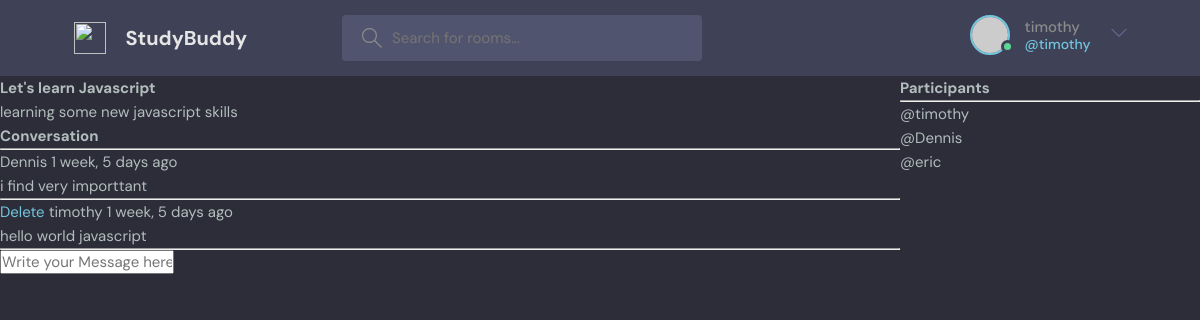
The app's page /room/3/ (signed in) with its own data.
### base/models.py (models this page shows, shortened)
class Room(models.Model):
    host=models.ForeignKey(User, on_delete=models.SET_NULL, null=True)
    topic=models.ForeignKey(Topic,on_delete=models.SET_NULL,null=True)
    name = models.CharField(max_length=200)
    description = models.TextField(null=True, blank=True)
    participants = models.ManyToManyField(User, related_name='participants', blank=True)
    updated = models.DateTimeField(auto_now=True)
    created = models.DateTimeField(auto_now_add=True)
    class Meta:
        ordering = ['-updated','-created']

class Message(models.Model):
    user=models.ForeignKey(User, on_delete=models.CASCADE)
    room = models.ForeignKey(Room, related_name='messages', on_delete=models.CASCADE)
    body = models.TextField()
    created = models.DateTimeField(auto_now_add=True)
    updated = models.DateTimeField(auto_now=True)
    class Meta:
        ordering = ['-updated','-created']

### base/views.py (the view, shortened to what this page needs)
# urls.py: path('room/<str:id>/', views.room, name='room'),
def room(request,id):
    room= Room.objects.get(id=id)
    room_messages=Message.objects.filter(room=room).order_by('-created')
    participant_s = room.participants.all()
    context = {'room': room,'comments':room_messages,'participants':participant_s}
    return render(request, 'base/room.html',context)

### base/templates/base/room.html (shortened to what this page needs)
{% extends 'main.html' %}
    {% block content %}
    <div class="room-container">
        <div>
            <h1>{{room.name}}</h1>
            <p>{{room.description}}</p>
            <div class="comment-wrapper">
                <h3>Conversation</h3>
                <hr>
                {% for comment in comments %}
                    <div class="comment">
                        {% if request.user == comment.user %}
                            <a href="{% url 'delete_message' comment.id %}">Delete</a>
                        {% endif %}
                        <small>{{comment.user}}   {{comment.created|timesince}} ago</small>
                        <p>{{comment.body}}</p>
                        <hr>
                    </div>
                {% endfor %}
            </div>
            {% if request.user.is_authenticated %}
            <div class="comment-form">
                <form method="POST">
                    <input type="text" name="body" placeholder="Write your Message here ...."/>
                </form>
            </div>
            {% endif %}
        </div>
        <div>
            <h3>Participants</h3>
            <hr>
            {% for user in participants %}
                <p>@{{user.username}}</p>
            {% endfor %}
        </div>
    </div>
    {% endblock %}

### templates/main.html (shortened to what this page needs)
<!DOCTYPE html>
{% load static %}
<html>
    <head>
        <link rel="stylesheet" href="{% static '/css/style.css' %}" />
      </head>
<body>
    {% include 'navbar.html'%}
    {% block content %}
    {% endblock %}
</body>
</html>

### templates/navbar.html (shortened to what this page needs)
<header class="header header--loggedIn">
  <div class="container">
    <a href="/" class="header__logo">
      <img src="assets/logo.svg" />
      <h1>StudyBuddy</h1>
    </a>
    <form class="header__search" method="GET" action="{% url 'home' %}">
      <label>
        <input type="text" name="q" placeholder="Search for rooms..." />
      </label>
    </form>
    <nav class="header__menu">
      {% if request.user.is_authenticated %}
      <div class="header__user">
        <a href="profile.html">
          <div class="avatar avatar--medium active">
            <img src="https://randomuser.me/api/portraits/men/37.jpg" />
          </div>
          <p>{{request.user.username}}<span>@{{request.user.username}}</span></p>
        </a>
        <button class="dropdown-button">
          <svg version="1.1" xmlns="http://www.w3.org/2000/svg" width="32" height="32" viewBox="0 0 32 32">
            <title>chevron-down</title>
            <path d="M16 21l-13-13h-3l16 16 16-16h-3l-13 13z"></path>
          </svg>
        </button>
      </div>
      {% else %}
      <a  href="{% url 'login' %}">
        <img src="./assets/avatar.svg" />
        <p>Login</p>
      </a>
      {% endif %}
    </nav>
  </div>
</header>

### static/css/style.css (style rules this page uses)
:root { --color-main: #71c6dd; --color-main-light: #e1f6fb; --color-dark: #3f4156; --color-dark-medium: #51546e; --color-dark-light: #696d97; --color-light: #e5e5e5; --color-gray: #8b8b8b; --color-light-gray: #b2bdbd; --color-bg: #2d2d39; --color-success: #5dd693; --color-error: #fc4b0b; }
* { font-family: "DM Sans", -apple-system, BlinkMacSystemFont, "Segoe UI", Roboto, Oxygen, Ubuntu, Cantarell, "Open Sans", "Helvetica Neue", sans-serif; margin: 0; padding: 0; box-sizing: border-box; text-rendering: optimizeLegibility; font-size: inherit; }
html { font-size: 56.25%; }
@media only screen and (min-width: 1200px) { html { font-size: 62.5%; } }
body { line-height: 1.6; font-weight: 400; font-size: 1.5rem; color: var(--color-light-gray); background-color: var(--color-bg); min-height: 100vh; }
img { width: 100%; }
a { display: inline-block; color: var(--color-main); text-decoration: none; }
.container { max-width: 120rem; width: 90%; margin: auto; }
.avatar { position: relative; display: inline-block; border-radius: 50%; border: 2px solid var(--color-main); }
.avatar img { display: block; border-radius: 50%; object-fit: cover; object-position: center; }
.avatar::after { content: ""; display: block; position: absolute; background-color: var(--color-gray); z-index: 111; border-radius: 50%; border: 0.3rem solid var(--color-dark); }
.avatar.active::after { background-color: var(--color-success); }
.avatar.avatar--medium img { width: 3.6rem; height: 3.6rem; border-radius: 50%; }
.avatar.avatar--medium:after { width: 0.7rem; height: 0.7rem; bottom: 0px; right: -6px; }
.header { padding: 1.5rem; background-color: var(--color-dark); }
.header > .container { display: flex; gap: 9.5rem; }
.header__logo, .header__user { display: flex; gap: 2rem; align-items: center; }
.header__logo > img { height: 3.2rem; width: 3.2rem; }
.header__logo > h1 { font-weight: 700; font-size: 2rem; color: var(--color-light); }
.header__search > label { background-color: var(--color-dark-medium); padding: 1.3rem 1rem; display: flex; align-items: center; gap: 1rem; border-radius: 4px; }
.header__search svg { fill: var(--color-gray); width: 2rem; height: 2rem; margin-left: 1rem; }
.header__search input { width: 30rem; background: transparent; border: none; outline: none; color: var(--color-light); }
.header__menu { margin-left: auto; position: relative; }
.header__menu a { display: flex; gap: 1.5rem; align-items: center; font-weight: 500; text-decoration: none; color: var(--color-gray); }
.header__menu img { height: 3.6rem; }
.header__menu p { line-height: 1.2; }
.header__menu span { color: var(--color-main); font-weight: 500; font-size: 1.4rem; display: block; }
.header__menu svg { width: 1.6rem; height: 1.6rem; fill: var(--color-dark-light); }
.dropdown-button { background: transparent; border: 0; outline: 0; cursor: pointer; }

### base/templates/base/room.html (style rules this page uses)
.room-container { display: grid; grid-template-columns: 3fr 1fr ; }

### records on screen
Room: name "Let's learn Javascript", description "learning some new javascript skills"
Message: user "Dennis", created "1 week, 5 days", body "i find very importtant"
Message: shows "Delete", user "timothy", created "1 week, 5 days", body "hello world javascript"

### other values on screen
{{ request.user.username }} "timothy"
{{ user.username }} "timothy"
{{ user.username }} "Dennis"
{{ user.username }} "eric"
